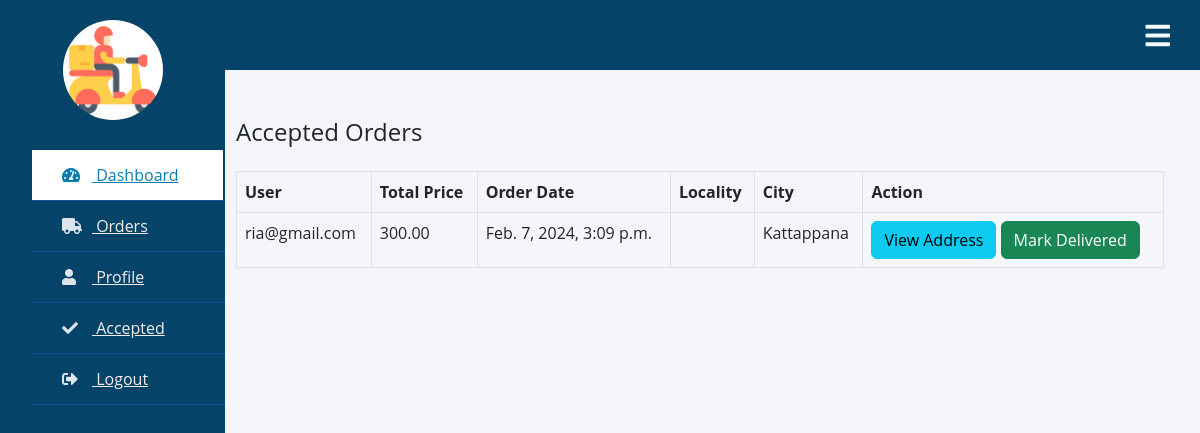
The page /ready_for_pickup/ on the database its author committed.
### storeapp/models.py (models this page shows, shortened)
class Order(models.Model):
    class PaymentStatusChoices(models.TextChoices):
            PENDING = 'pending', 'Pending'
            SUCCESSFUL = 'successful', 'Successful'
            FAILED = 'failed', 'Failed'
    class OrderStatusChoices(models.TextChoices):
        REQUESTED = 'Requested', 'Requested'
        DISPATCHED = 'Dispatched', 'Dispatched'
        DELIVERED = 'Delivered', 'Delivered'
    user = models.ForeignKey(CustomUser, on_delete=models.CASCADE)
    products = models.ManyToManyField(Product)
    total_price = models.DecimalField(max_digits=10, decimal_places=2)
    order_date = models.DateTimeField(default=timezone.now,null=True)
    razorpay_order_id = models.CharField(max_length=255, default=None)
    payment_status = models.CharField(
    max_length=20, choices=PaymentStatusChoices.choices, default=PaymentStatusChoices.PENDING)
    order_status = models.CharField(
        max_length=20, choices=OrderStatusChoices.choices, default=OrderStatusChoices.REQUESTED)
    accepted_by_store = models.BooleanField(default=False)
    ready_for_pickup = models.BooleanField(default=False)
    delivered = models.BooleanField(default=False)
    address = models.ForeignKey(Address, on_delete=models.CASCADE) # Adding the foreign key to Address model

class Address(models.Model):
    user = models.ForeignKey(CustomUser, on_delete=models.CASCADE)
    house_building = models.CharField(max_length=100)
    road_area_colony = models.CharField(max_length=100)
    city = models.CharField(max_length=100)
    district = models.CharField(max_length=100)
    pincode = models.CharField(max_length=6)
    phone = models.CharField(max_length=10)

### userapp/models.py (models this page shows, shortened)
class CustomUser(AbstractUser):
    username = None
    USERNAME_FIELD  = 'email'
    name = models.CharField(max_length=100, default='')
    email = models.EmailField(unique=True)
    password = models.CharField(max_length=128)
    is_customer = models.BooleanField(default=False)
    is_seller = models.BooleanField(default=False)
    is_delivery = models.BooleanField(default=False)
    gstn = models.CharField(max_length=15, blank=True, null=True)
    hub_status=models.BooleanField(default=False)
    REQUIRED_FIELDS = []

### storeapp/views.py (the view)
# urls.py: path('ready_for_pickup/', views.orders_ready_for_pickup_view, name='orders_ready_for_pickup_view'),
def orders_ready_for_pickup_view(request):
    ready_orders = Order.objects.filter(ready_for_pickup=True, delivered=False)
    return render(request, 'ready_for_pickup_order.html', {'ready_orders': ready_orders})

### template/ready_for_pickup_order.html (shortened to what this page needs)
{% load static %}
<!DOCTYPE html>
<html lang="en">
<head>
    <link rel="stylesheet" href="https://use.fontawesome.com/releases/v5.8.1/css/all.css">
    <link rel="stylesheet" href="https://cdn.jsdelivr.net/npm/bootstrap@5.2.3/dist/css/bootstrap.min.css">
</head>
<body>
    <div class="wrapper">
        <div class="section">
            <div class="top_navbar" style="height: 70px;">
                <div class="hamburger">
                    <a href="#">
                        <i class="fas fa-bars"></i>
                    </a>
                </div>
            </div>
        </div>
    </div>
    <div class="wrapper">
        <div class="sidebar">
            <div class="profile">
                <img src="{% static 'img/delivery.png' %}">
            </div>
            <ul>
                <li>
                    <a href="" class="active">
                        <span class="icon"><i class="fas fa-tachometer-alt"></i></span>
                        <span class="item">Dashboard</span>
                    </a>
                </li>
                <li>
                    <a href="{% url 'accepted_orders_view'  %}">
                        <span class="icon"><i class="fas fa-truck"></i></span>
                        <span class="item">Orders</span>
                    </a>
                </li>
                <li>
                    <a href="{% url 'delivery_agent_profile'  %}">
                        <span class="icon"><i class="fas fa-user"></i></span>
                        <span class="item">Profile</span>
                    </a>
                </li>
                <li>
                    <a href="{% url 'orders_ready_for_pickup_view'  %}">
                        <span class="icon"><i class="fas fa-check"></i>
                        </span>
                        <span class="item">Accepted</span>
                    </a>
                </li>
                <li>
                    <a href="{% url 'logout'  %}">
                        <span class="icon"><i class="fas fa-sign-out-alt"></i></span>
                        <span class="item">Logout</span>
                    </a>
                </li>
            </ul>
        </div>
        <main class="col-md-9 ms-sm-auto col-lg-10 px-md-4">
            <div class="container mt-5">
                <h4>Accepted Orders</h4>
                <table class="table table-bordered mt-4">
                <tr>
                    <th>User</th>
                    <th>Total Price</th>
                    <th>Order Date</th>
                    <th>Locality</th>
                    <th>City</th>
                    <th>Action</th>
                </tr>
            <tbody>
                {% for order in ready_orders %}
                    <tr>
                        <td>{{ order.user.email }}</td>
                        <td>{{ order.total_price }}</td>
                        <td>{{ order.order_date }}</td>
                        <td>{{ order.address.locality }}</td>
                        <td>{{ order.address.city }}</td>
                        <td>
                            <a href="{% url 'view_customer_address' order.id %}" class="btn btn-info">View Address</a>
                            <a href="{% url 'mark_as_delivered' order.id %}" class="btn btn-success">Mark Delivered</a>
                        </td>
                    </tr>
                {% endfor %}
            </tbody>
        </table>
    </div>
</body>
</html>

### template/ready_for_pickup_order.html (style rules this page uses)
* { list-style: none; text-decoration: none; margin: 0; padding: 0; box-sizing: border-box; font-family: 'Open Sans', sans-serif; }
body { background: #f5f6fa; margin: 0; padding: 0; }
.wrapper .sidebar { background: rgb(5, 68, 104); position: fixed; top: 0; left: 0; width: 225px; height: 100%; padding: 20px 0; transition: all 0.5s ease; z-index: 1000; }
.wrapper .sidebar .profile { margin-bottom: 30px; text-align: center; }
.wrapper .sidebar .profile img { display: block; width: 100px; height: 100px; border-radius: 50%; margin: 0 auto; }
.wrapper .sidebar ul li a { display: block; padding: 13px 30px; border-bottom: 1px solid #10558d; color: rgb(241, 237, 237); font-size: 16px; position: relative; }
.wrapper .sidebar ul li a .icon { color: #dee4ec; width: 30px; display: inline-block; }
.wrapper .sidebar ul li a:hover, .wrapper .sidebar ul li a.active { color: #0c7db1; background:white; border-right: 2px solid rgb(5, 68, 104); }
.wrapper .sidebar ul li a:hover .icon, .wrapper .sidebar ul li a.active .icon { color: #0c7db1; }
.wrapper .sidebar ul li a:hover:before, .wrapper .sidebar ul li a.active:before { display: block; }
.wrapper .section { width: calc(100% - 225px); margin-left: 225px; transition: all 0.5s ease; }
.wrapper .section .top_navbar { background: rgb(5, 68, 104); height: 50px; display: flex; align-items: center; padding: 0 30px; }
.wrapper .section .top_navbar .hamburger a { font-size: 28px; color: #f4fbff; }
.wrapper .section .top_navbar .hamburger { margin-left: auto; }

### rows shown on the page
Order: user.email "ria@gmail.com", total_price "300.00", order_date "Feb. 7, 2024, 3:09 p.m.", address.city "Kattappana"
